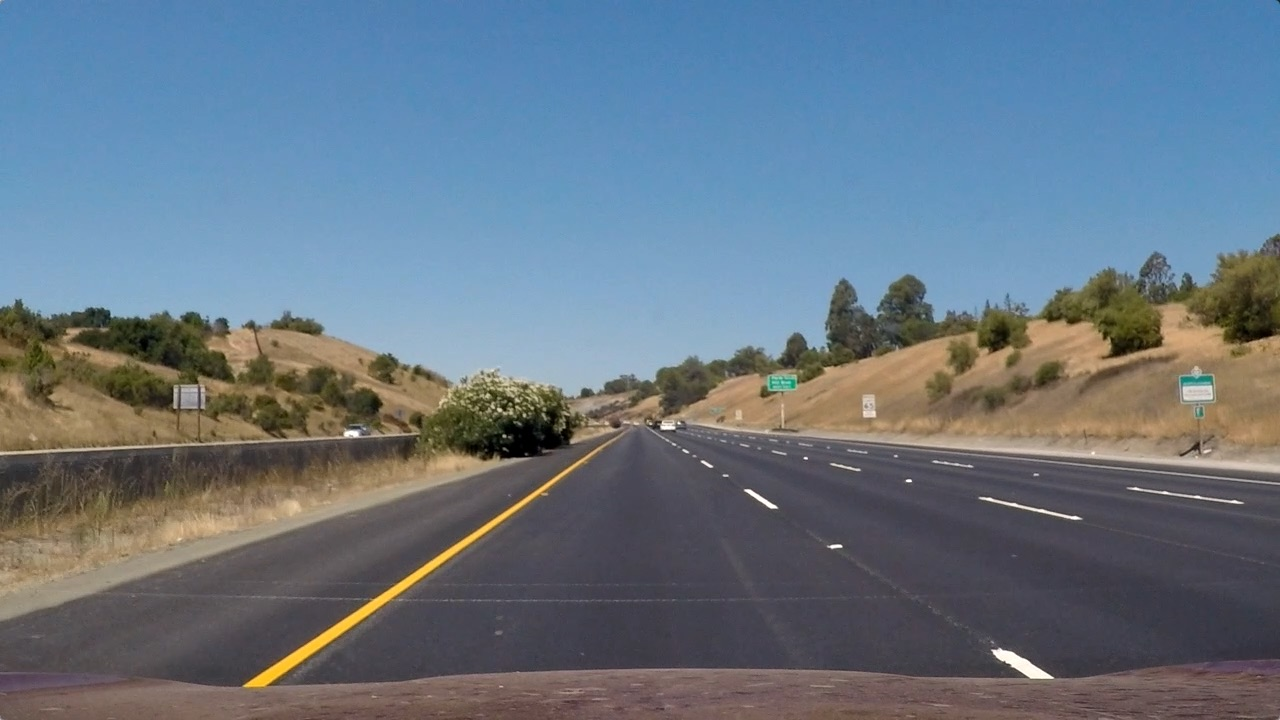
#> input picture test_images/straight_lines1.jpg, 1280 x 720 px
$ python -i imageFilters.py   (imports and definitions only)   (older library calls are emulated)
#> lines starting #> are read from the running program, lines starting #| are printed output that depends on the picture
#> further down, picture is the input picture: shape (720, 1280, 3); mean B, G, R 131.2, 117.7, 103.2
"""
This file is used for various filters of images in order to dect lane lines.

Heavily based on the examples given by Udacity
"""


import numpy as np
import cv2

# [4 lines left out: function threshold, not called in this run]


def sobelX(image, k = 3):
    gray = cv2.cvtColor(image, cv2.COLOR_BGR2GRAY)

    sobelx = cv2.Sobel(gray, cv2.CV_64F, 1, 0, ksize = k)
    abs_sobelx = np.absolute(sobelx)
    scaled_sobel = np.uint8(255 * abs_sobelx / np.max(abs_sobelx))

    return scaled_sobel

def sobelY(image, k = 3):
#> called with k = 3
    gray = cv2.cvtColor(image, cv2.COLOR_BGR2GRAY)
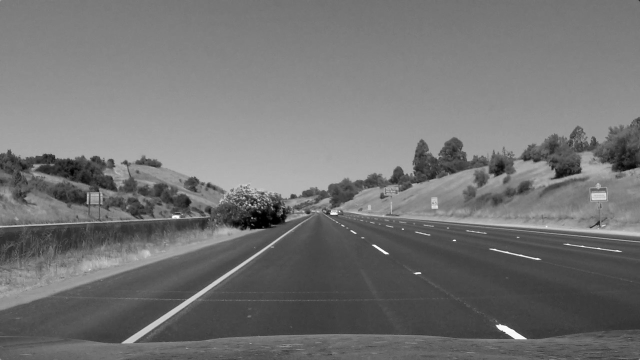
#> gray: shape (720, 1280) (shown at 1/2 size); min 0, max 255, mean 114.9

    sobelx = cv2.Sobel(gray, cv2.CV_64F, 0, 1, ksize = k)
    abs_sobelx = np.absolute(sobelx)
    scaled_sobel = np.uint8(255 * abs_sobelx / np.max(abs_sobelx))

    return scaled_sobel

# [7 lines left out: function toHLS, not called in this run]

def sobelDirection(image, k = 3):
    absgraddir = np.arctan2(np.absolute(sobelY(image, k=k)),
                            np.absolute(sobelX(image, k=k)))
#> in sobelX, `sobelx = cv2.Sobel(gray, cv2.CV_64F, 1, 0, ksize = k)`:
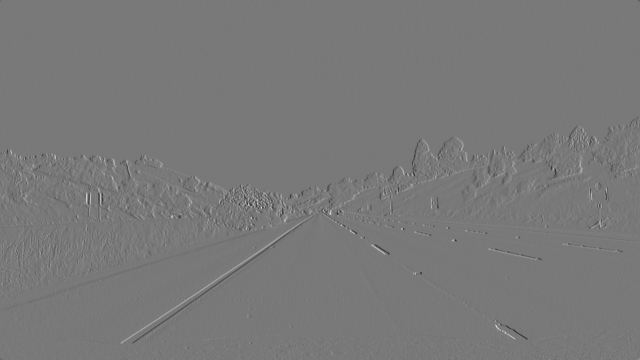
#> sobelx: shape (720, 1280) float64 (shown at 1/2 size); min -605, max 670, mean -0.1; drawn with min black and max white
#> in sobelX, `abs_sobelx = np.absolute(sobelx)`:
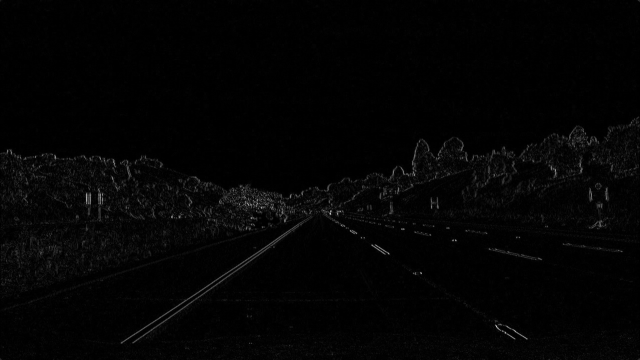
#> abs_sobelx: shape (720, 1280) float64 (shown at 1/2 size); min 0, max 670, mean 11.1; drawn with min black and max white
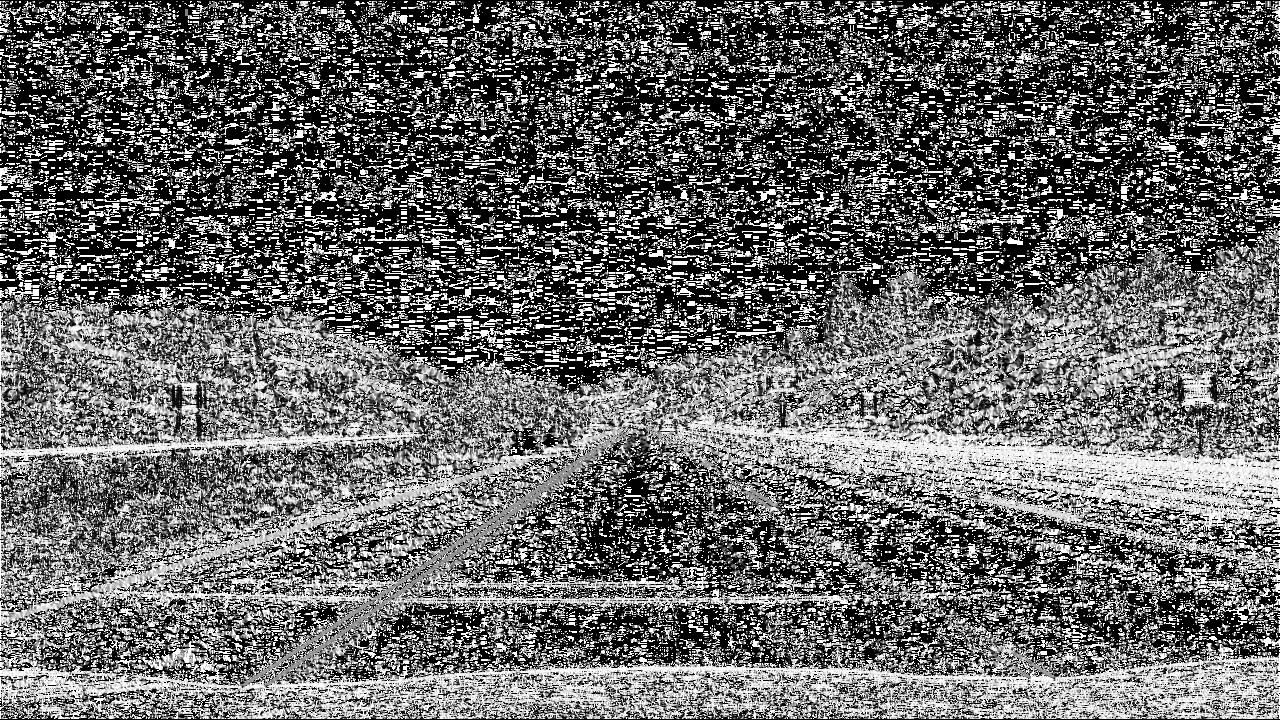
#> absgraddir: shape (720, 1280) float16; min 0, max 1.57, mean 0.64; drawn with min black and max white
    return absgraddir

def sobelMagnitude(image, k=3):
    return np.sqrt(sobelY(image, k=k)**2 + sobelX(image, k=k)**2)

>>> import cv2
>>> picture = cv2.imread('../test_images/straight_lines1.jpg')
>>> result = sobelDirection(picture)

$ run again, on test_images/straight_lines2.jpg
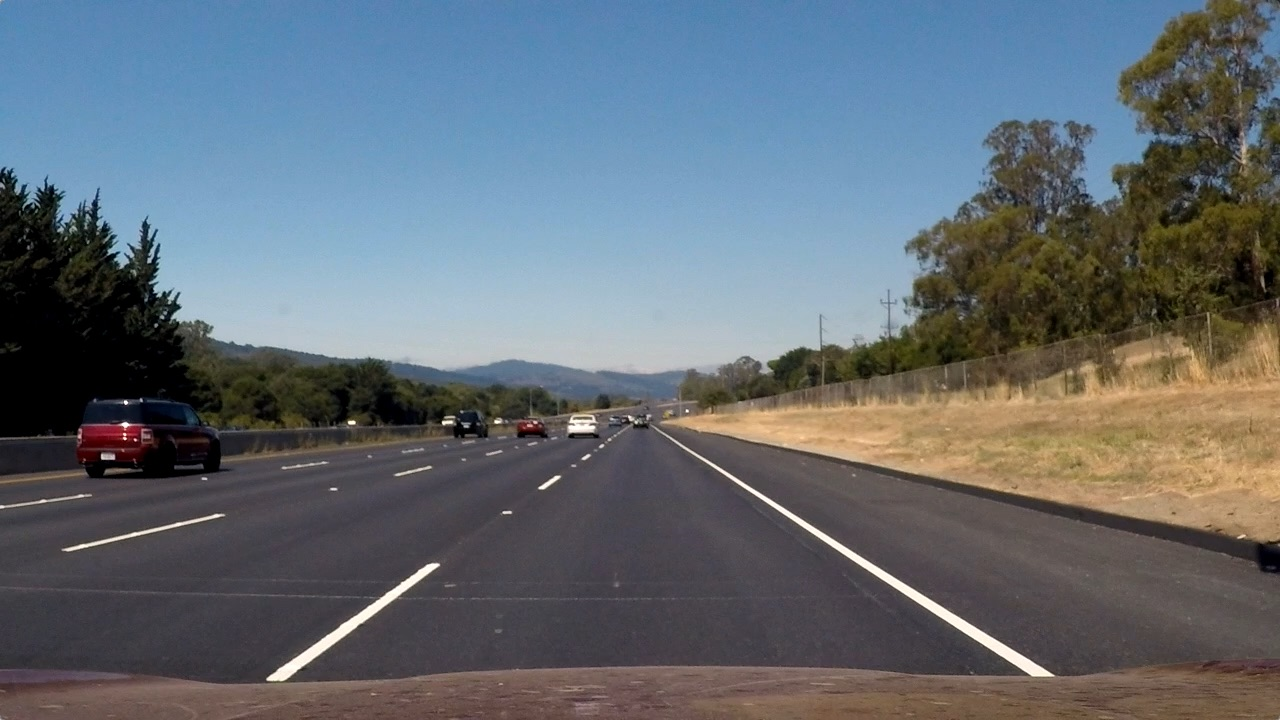
#> input picture test_images/straight_lines2.jpg, 1280 x 720 px
#> picture is the input picture: shape (720, 1280, 3); mean B, G, R 115.1, 107.7, 99.4
#> in sobelX, `abs_sobelx = np.absolute(sobelx)`:
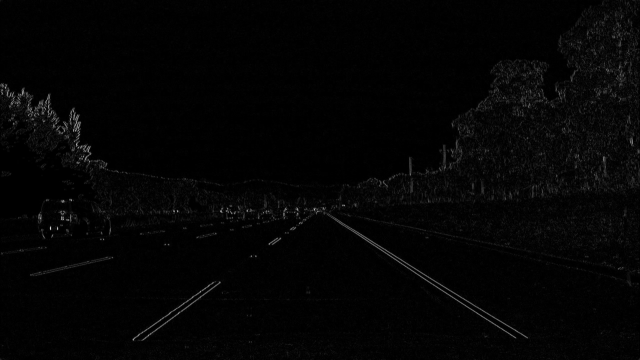
#> abs_sobelx: shape (720, 1280) float64 (shown at 1/2 size); min 0, max 809, mean 15.1; drawn with min black and max white
#> in sobelDirection, `absgraddir = np.arctan2(np.absolute(sobelY(image, k=k)), np.absolute(s..`:
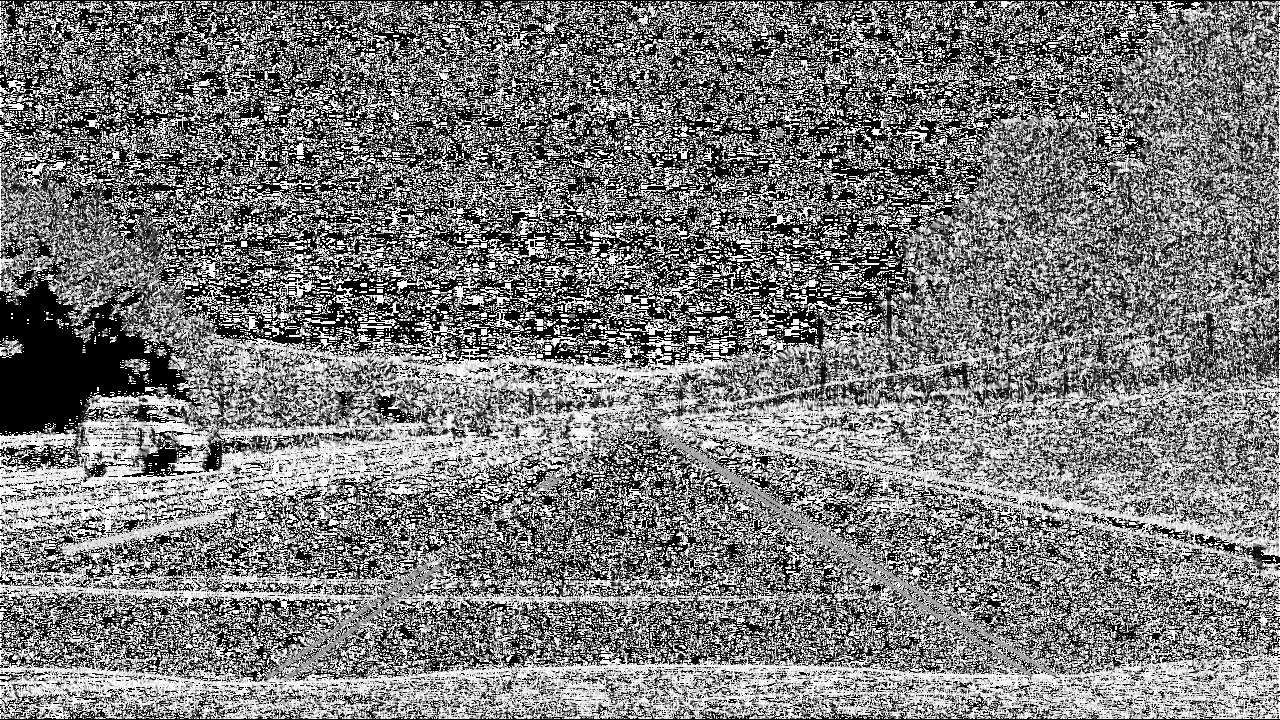
#> absgraddir: shape (720, 1280) float16; min 0, max 1.57, mean 0.755; drawn with min black and max white

$ run again, on test_images/test1.jpg
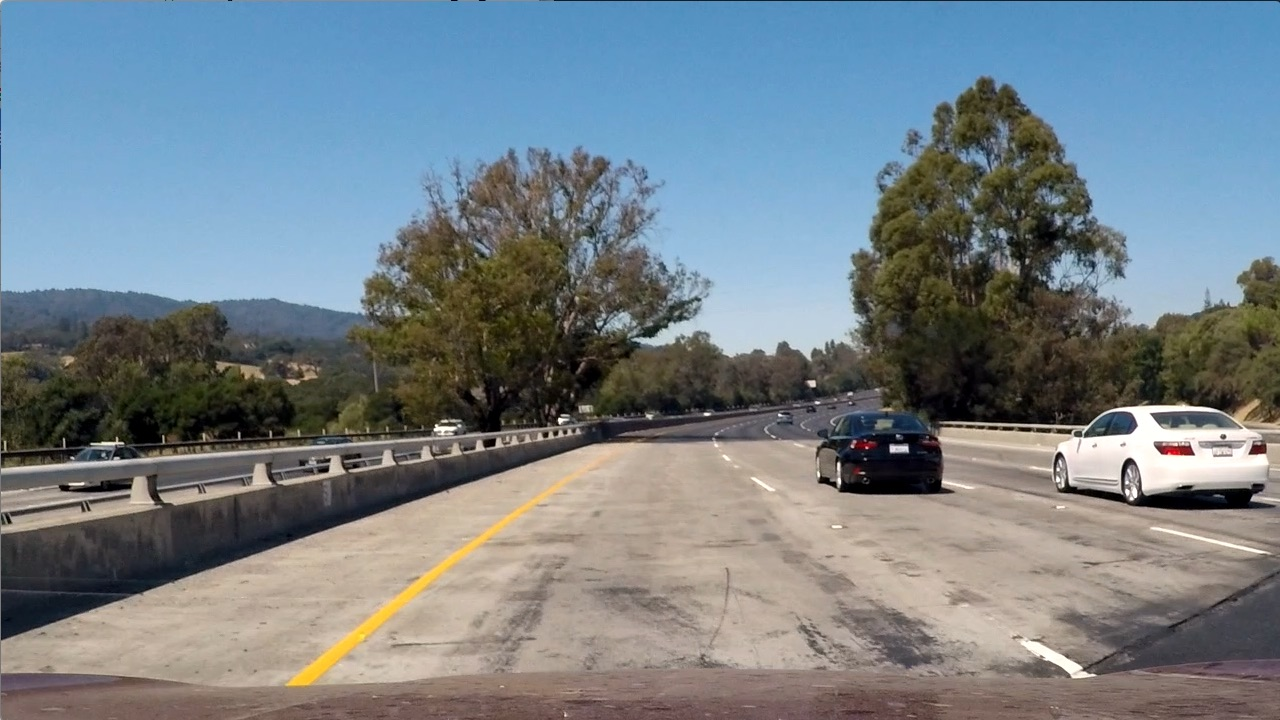
#> input picture test_images/test1.jpg, 1280 x 720 px
#> picture is the input picture: shape (720, 1280, 3); mean B, G, R 135.5, 128.7, 117.5
#> in sobelX, `abs_sobelx = np.absolute(sobelx)`:
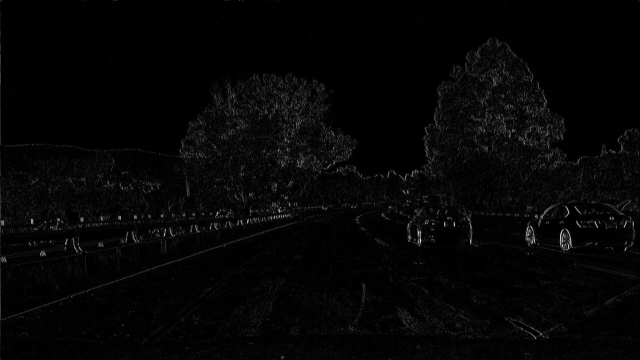
#> abs_sobelx: shape (720, 1280) float64 (shown at 1/2 size); min 0, max 858, mean 19.7; drawn with min black and max white
#> in sobelDirection, `absgraddir = np.arctan2(np.absolute(sobelY(image, k=k)), np.absolute(s..`:
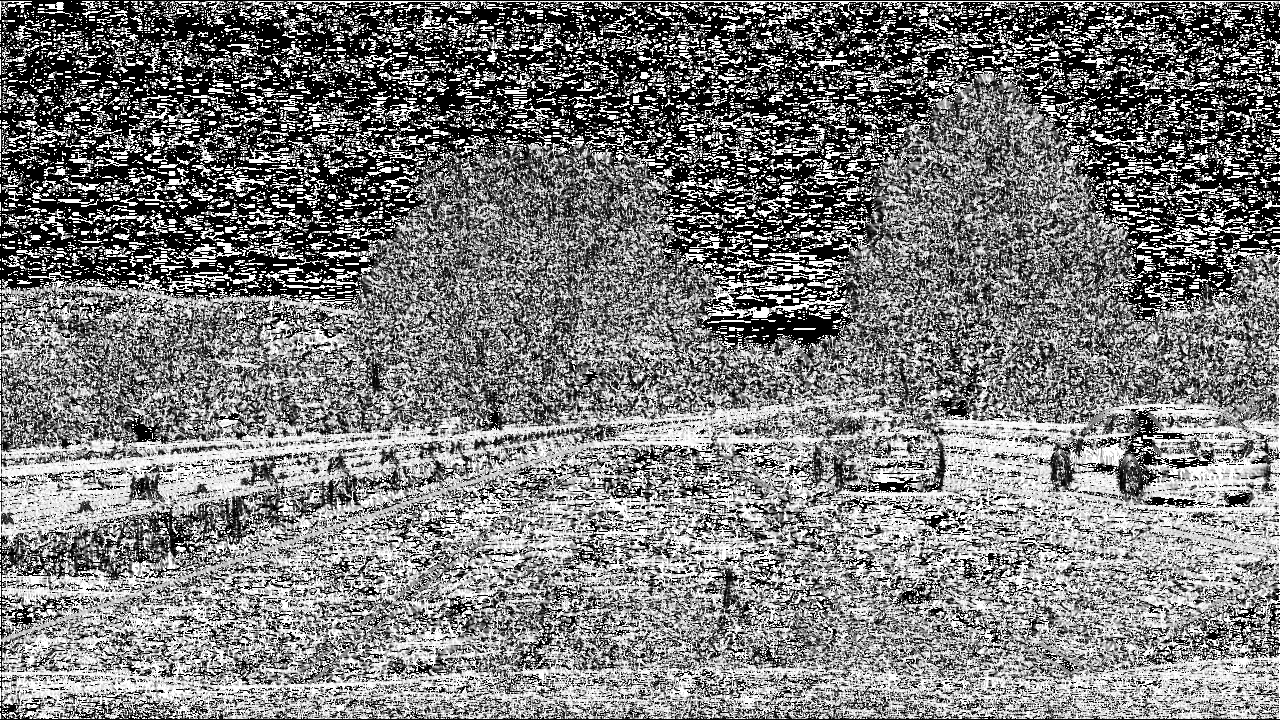
#> absgraddir: shape (720, 1280) float16; min 0, max 1.57, mean 0.761; drawn with min black and max white
